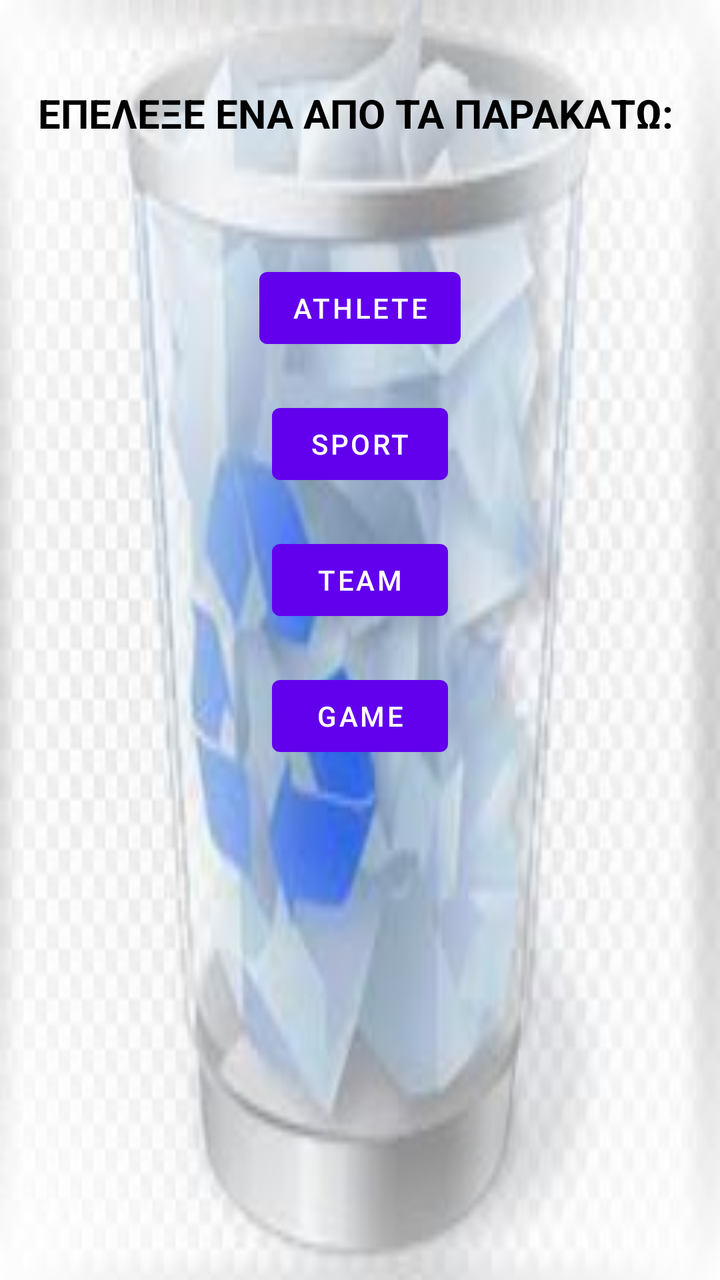
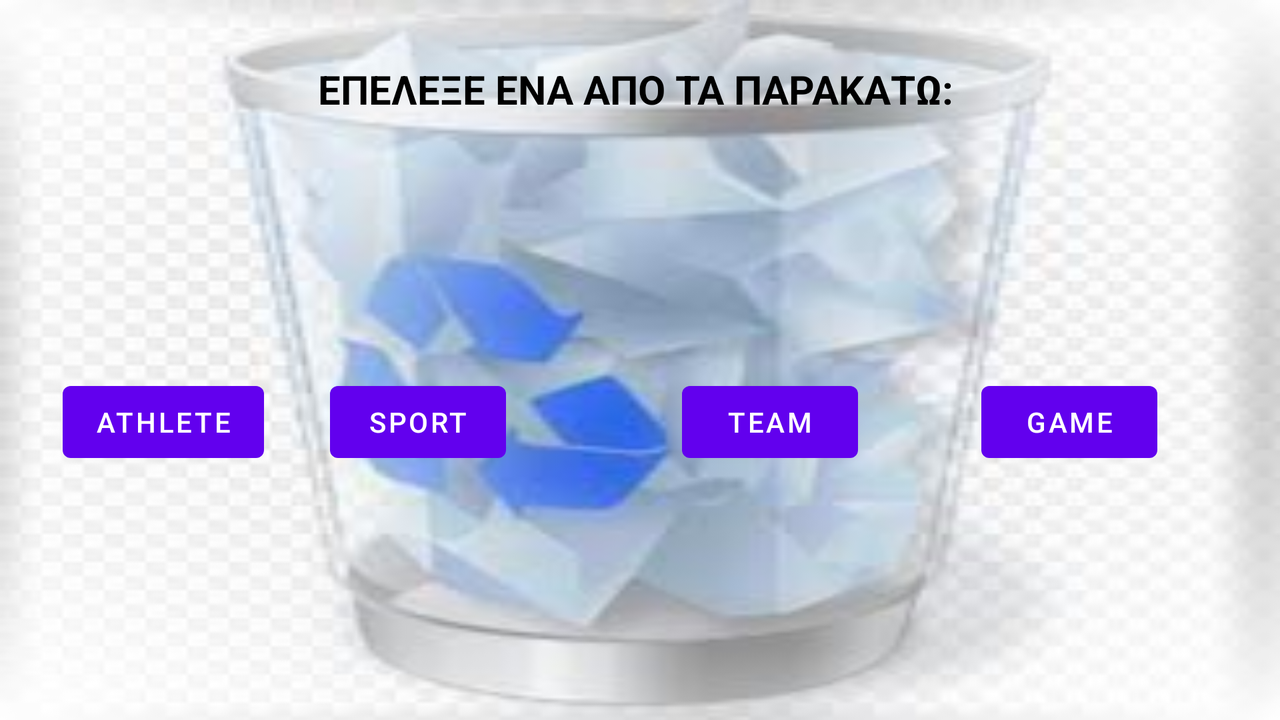

First picture: res/layout/ on a phone held upright. Second picture: the repository's own variant of that layout, on a device whose configuration matches the variant's folder. Source for both follows.
<!-- AndroidManifest.xml: application theme Theme.Ergasia -->
<!-- res/layout/fragment_delete.xml -->
<?xml version="1.0" encoding="utf-8"?>
<androidx.constraintlayout.widget.ConstraintLayout xmlns:android="http://schemas.android.com/apk/res/android"
    xmlns:app="http://schemas.android.com/apk/res-auto"
    xmlns:tools="http://schemas.android.com/tools"
    android:layout_width="match_parent"
    android:layout_height="match_parent"
    tools:context=".ui.delete.DeleteFragment">

    <FrameLayout
        android:id="@+id/fragment_container2"
        android:layout_width="match_parent"
        android:layout_height="match_parent"
        app:layout_constraintEnd_toEndOf="parent"
        tools:layout_editor_absoluteY="410dp">

        <androidx.constraintlayout.widget.ConstraintLayout
            android:layout_width="match_parent"
            android:layout_height="match_parent"
            android:background="@drawable/recycle_bin_2">
            <TextView
                android:id="@+id/text_delete"
                android:layout_width="match_parent"
                android:layout_height="wrap_content"
                android:layout_marginStart="8dp"
                android:layout_marginTop="20dp"
                android:layout_marginEnd="8dp"
                android:layout_marginBottom="60dp"
                android:text="ΕΠΕΛΕΞΕ ΕΝΑ ΑΠΟ ΤΑ ΠΑΡΑΚΑΤΩ: "
                android:textAlignment="center"
                android:textColor="@color/black"
                android:textStyle="bold"
                android:textSize="20sp"
                app:layout_constraintBottom_toBottomOf="parent"
                app:layout_constraintEnd_toEndOf="parent"
                app:layout_constraintHorizontal_bias="0.0"
                app:layout_constraintStart_toStartOf="parent"
                app:layout_constraintTop_toTopOf="parent"
                app:layout_constraintVertical_bias="0.043" />

            <Button
                android:id="@+id/delete_athlete"
                android:layout_width="wrap_content"
                android:layout_height="wrap_content"
                android:layout_marginStart="120dp"
                android:layout_marginLeft="120dp"
                android:layout_marginTop="60dp"
                android:layout_marginEnd="120dp"
                android:layout_marginRight="120dp"
                android:text="@string/buttonAthlete"
                app:layout_constraintEnd_toEndOf="parent"
                app:layout_constraintStart_toStartOf="parent"
                app:layout_constraintTop_toBottomOf="@+id/text_delete" />

            <Button
                android:id="@+id/delete_sport"
                android:layout_width="wrap_content"
                android:layout_height="wrap_content"
                android:layout_marginStart="120dp"
                android:layout_marginLeft="120dp"
                android:layout_marginTop="20dp"
                android:layout_marginEnd="120dp"
                android:layout_marginRight="120dp"
                android:text="@string/buttonSport"
                app:layout_constraintEnd_toEndOf="parent"
                app:layout_constraintStart_toStartOf="parent"
                app:layout_constraintTop_toBottomOf="@+id/delete_athlete" />

            <Button
                android:id="@+id/delete_team"
                android:layout_width="wrap_content"
                android:layout_height="wrap_content"
                android:layout_marginStart="120dp"
                android:layout_marginLeft="120dp"
                android:layout_marginTop="20dp"
                android:layout_marginEnd="120dp"
                android:layout_marginRight="120dp"
                android:text="@string/buttonTeam"
                app:layout_constraintEnd_toEndOf="parent"
                app:layout_constraintStart_toStartOf="parent"
                app:layout_constraintTop_toBottomOf="@+id/delete_sport" />

            <Button
                android:id="@+id/buttonDeleteGame"
                android:layout_width="wrap_content"
                android:layout_height="wrap_content"
                android:layout_marginStart="160dp"
                android:layout_marginLeft="160dp"
                android:layout_marginTop="20dp"
                android:layout_marginEnd="160dp"
                android:layout_marginRight="160dp"
                android:text="GAME"
                app:layout_constraintEnd_toEndOf="parent"
                app:layout_constraintStart_toStartOf="parent"
                app:layout_constraintTop_toBottomOf="@+id/delete_team" />

        </androidx.constraintlayout.widget.ConstraintLayout>

    </FrameLayout>

</androidx.constraintlayout.widget.ConstraintLayout>
<!-- resources referenced by this layout -->
<resources>
  <color name="black">#FF000000</color>
  <!-- drawable recycle_bin_2: jpg bitmap (drawable, 37065 bytes) -->
  <string name="buttonAthlete">ATHLETE</string>
  <string name="buttonSport">SPORT</string>
  <string name="buttonTeam">TEAM</string>
  <style name="Theme.Ergasia" parent="Theme.MaterialComponents.DayNight.DarkActionBar">
          
          <item name="colorPrimary">@color/purple_500</item>
          <item name="colorPrimaryVariant">@color/purple_700</item>
          <item name="colorOnPrimary">@color/white</item>
          
          <item name="colorSecondary">@color/teal_200</item>
          <item name="colorSecondaryVariant">@color/teal_700</item>
          <item name="colorOnSecondary">@color/black</item>
          
          <item name="android:statusBarColor" tools:targetApi="l">?attr/colorPrimaryVariant</item>
          
      </style>
  <color name="purple_500">#FF6200EE</color>
  <color name="purple_700">#FF3700B3</color>
  <color name="white">#FFFFFFFF</color>
  <color name="teal_200">#FF03DAC5</color>
  <color name="teal_700">#FF018786</color>
</resources>
<!-- res/layout-land/fragment_delete.xml (the repository's variant of the layout above) -->
<!-- drawn on the phone turned sideways -->
<?xml version="1.0" encoding="utf-8"?>
<androidx.constraintlayout.widget.ConstraintLayout xmlns:android="http://schemas.android.com/apk/res/android"
    xmlns:app="http://schemas.android.com/apk/res-auto"
    xmlns:tools="http://schemas.android.com/tools"
    android:layout_width="match_parent"
    android:layout_height="match_parent"
    tools:context=".ui.delete.DeleteFragment">

    <FrameLayout
        android:id="@+id/fragment_container2"
        android:layout_width="match_parent"
        android:layout_height="match_parent"
        app:layout_constraintEnd_toEndOf="parent"
        tools:layout_editor_absoluteY="410dp">

        <androidx.constraintlayout.widget.ConstraintLayout
            android:layout_width="match_parent"
            android:layout_height="match_parent"
            android:background="@drawable/recycle_bin_2">

            <TextView
                android:id="@+id/text_delete"
                android:layout_width="match_parent"
                android:layout_height="wrap_content"
                android:layout_marginStart="8dp"
                android:layout_marginTop="20dp"
                android:layout_marginEnd="8dp"
                android:layout_marginBottom="60dp"
                android:text="ΕΠΕΛΕΞΕ ΕΝΑ ΑΠΟ ΤΑ ΠΑΡΑΚΑΤΩ: "
                android:textAlignment="center"
                android:textColor="@color/black"
                android:textSize="20sp"
                android:textStyle="bold"
                app:layout_constraintBottom_toBottomOf="parent"
                app:layout_constraintEnd_toEndOf="parent"
                app:layout_constraintHorizontal_bias="0.0"
                app:layout_constraintStart_toStartOf="parent"
                app:layout_constraintTop_toTopOf="parent"
                app:layout_constraintVertical_bias="0.043" />

            <Button
                android:id="@+id/delete_athlete"
                android:layout_width="wrap_content"
                android:layout_height="wrap_content"
                android:layout_marginTop="156dp"
                android:text="@string/buttonAthlete"
                app:layout_constraintEnd_toStartOf="@+id/delete_sport"
                app:layout_constraintHorizontal_bias="0.485"
                app:layout_constraintStart_toStartOf="parent"
                app:layout_constraintTop_toTopOf="@+id/text_delete" />

            <Button
                android:id="@+id/delete_sport"
                android:layout_width="wrap_content"
                android:layout_height="wrap_content"
                android:layout_marginTop="156dp"
                android:layout_marginEnd="88dp"
                android:layout_marginRight="88dp"
                android:text="@string/buttonSport"
                app:layout_constraintEnd_toStartOf="@+id/delete_team"
                app:layout_constraintTop_toTopOf="@+id/text_delete" />

            <Button
                android:id="@+id/delete_team"
                android:layout_width="wrap_content"
                android:layout_height="wrap_content"
                android:layout_marginTop="156dp"
                android:text="@string/buttonTeam"
                app:layout_constraintBottom_toBottomOf="parent"
                app:layout_constraintEnd_toEndOf="parent"
                app:layout_constraintHorizontal_bias="0.618"
                app:layout_constraintStart_toStartOf="parent"
                app:layout_constraintTop_toTopOf="@+id/text_delete"
                app:layout_constraintVertical_bias="0.0" />

            <Button
                android:id="@+id/buttonDeleteGame"
                android:layout_width="wrap_content"
                android:layout_height="wrap_content"
                android:layout_marginTop="156dp"
                android:text="GAME"
                app:layout_constraintEnd_toEndOf="parent"
                app:layout_constraintStart_toEndOf="@+id/delete_team"
                app:layout_constraintTop_toTopOf="@+id/text_delete" />

        </androidx.constraintlayout.widget.ConstraintLayout>

    </FrameLayout>

</androidx.constraintlayout.widget.ConstraintLayout>
